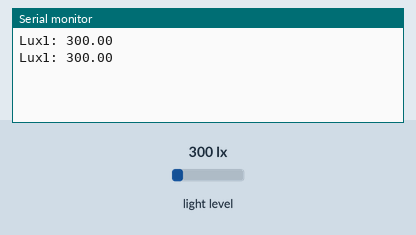
Simulated run of this sketch. Board: Arduino Uno, built with avr-gcc and run on an emulated ATmega328P. Parts: the last lines printed to the serial monitor. Inputs (shaded band) come from the test bench; at power-on: light level 300 lx.

Above: at 5.8 s.
5.9 s: light level set to 40 lx
At 10.8 s:
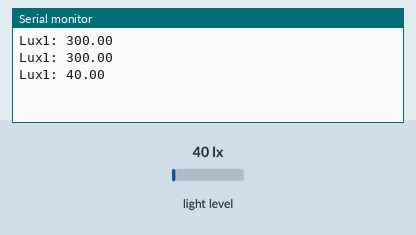
11.9 s: light level set to 500 lx
At 15.8 s:
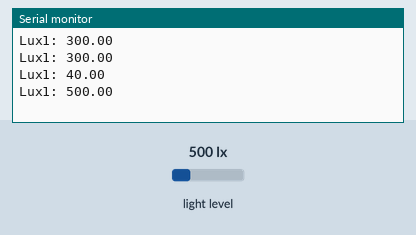
Timing chart, 0 to 17.3 s (numbered marks = the images above; inputs shaded):
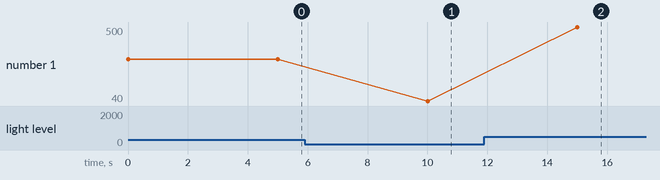

The sketch:

test_light_bh1750.ino
```cpp
//test one or two BH1750 sensors
//based on example sketch from adafruit BH1750 library

#include <Wire.h>                   //I2C library
#include <BH1750.h>                 //light meter library
BH1750 lightMeter1(0x23);            // I2C address; default is ADDR->GND at 0x23
BH1750 lightMeter2(0x5c);                            // second option is ADDR->VCC at 0x5C
 /*
    BH1750 has six different measurement modes. They are divided in two groups;
    continuous and one-time measurements. In continuous mode, sensor continuously
    measures lightness value. In one-time mode the sensor makes only one
    measurement and then goes into Power Down mode.
    Each mode, has three different precisions:
      - Low Resolution Mode - (4 lx precision, 16ms measurement time)
      - High Resolution Mode - (1 lx precision, 120ms measurement time)
      - High Resolution Mode 2 - (0.5 lx precision, 120ms measurement time)
    By default, the library uses Continuous High Resolution Mode, but you can
    set any other mode, by passing it to BH1750.begin() or BH1750.configure()
    functions.
    [!] Remember, if you use One-Time mode, your sensor will go to Power Down
    mode each time, when it completes a measurement and you've read it.
    Full mode list:
      BH1750_CONTINUOUS_LOW_RES_MODE
      BH1750_CONTINUOUS_HIGH_RES_MODE (default)
      BH1750_CONTINUOUS_HIGH_RES_MODE_2
      BH1750_ONE_TIME_LOW_RES_MODE
      BH1750_ONE_TIME_HIGH_RES_MODE
      BH1750_ONE_TIME_HIGH_RES_MODE_2
  */
void setup() {
  Serial.begin(9600);
  Wire.begin();
  lightMeter1.begin(); //single meas, 1 lux precision


}
void loop() {
  float lux1 = lightMeter1.readLightLevel();
  lightMeter2.begin(); //single meas, 1 lux precision
 // float lux2 = lightMeter2.readLightLevel();

  Serial.print("Lux1: ");
  Serial.println(lux1);
//  Serial.print("Lux2: ");
 // Serial.println(lux2);

  delay(5000);

}
```

Measured:
- after the input at 5.9 s, the serial monitor: prints a new line after 4.1 s (image 1)
- after the input at 11.9 s, the serial monitor: prints a new line after 3.1 s (image 2)
- plotted number 1: 300 → 40 after the input at 5.9 s, 40 → 500 after the input at 11.9 s
